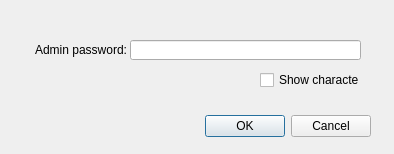
<?xml version="1.0" encoding="UTF-8"?>
<ui version="4.0">
 <class>AdminLoginDialog</class>
 <widget class="QDialog" name="AdminLoginDialog">
  <property name="geometry">
   <rect>
    <x>0</x>
    <y>0</y>
    <width>394</width>
    <height>154</height>
   </rect>
  </property>
  <property name="windowTitle">
   <string>Dialog</string>
  </property>
  <widget class="QDialogButtonBox" name="buttonBox">
   <property name="geometry">
    <rect>
     <x>30</x>
     <y>110</y>
     <width>341</width>
     <height>32</height>
    </rect>
   </property>
   <property name="orientation">
    <enum>Qt::Horizontal</enum>
   </property>
   <property name="standardButtons">
    <set>QDialogButtonBox::Cancel|QDialogButtonBox::Ok</set>
   </property>
  </widget>
  <widget class="QLabel" name="adminPasswordLabel">
   <property name="geometry">
    <rect>
     <x>20</x>
     <y>40</y>
     <width>107</width>
     <height>20</height>
    </rect>
   </property>
   <property name="text">
    <string>Admin password:</string>
   </property>
   <property name="alignment">
    <set>Qt::AlignRight|Qt::AlignTrailing|Qt::AlignVCenter</set>
   </property>
  </widget>
  <widget class="QLineEdit" name="adminPasswordEdit">
   <property name="geometry">
    <rect>
     <x>130</x>
     <y>40</y>
     <width>231</width>
     <height>20</height>
    </rect>
   </property>
   <property name="echoMode">
    <enum>QLineEdit::Password</enum>
   </property>
  </widget>
  <widget class="QCheckBox" name="showCharsCheckBox">
   <property name="geometry">
    <rect>
     <x>260</x>
     <y>70</y>
     <width>100</width>
     <height>20</height>
    </rect>
   </property>
   <property name="text">
    <string>Show characters</string>
   </property>
  </widget>
 </widget>
 <resources/>
 <connections>
  <connection>
   <sender>buttonBox</sender>
   <signal>accepted()</signal>
   <receiver>AdminLoginDialog</receiver>
   <slot>accept()</slot>
   <hints>
    <hint type="sourcelabel">
     <x>248</x>
     <y>254</y>
    </hint>
    <hint type="destinationlabel">
     <x>157</x>
     <y>274</y>
    </hint>
   </hints>
  </connection>
  <connection>
   <sender>buttonBox</sender>
   <signal>rejected()</signal>
   <receiver>AdminLoginDialog</receiver>
   <slot>reject()</slot>
   <hints>
    <hint type="sourcelabel">
     <x>316</x>
     <y>260</y>
    </hint>
    <hint type="destinationlabel">
     <x>286</x>
     <y>274</y>
    </hint>
   </hints>
  </connection>
 </connections>
</ui>
